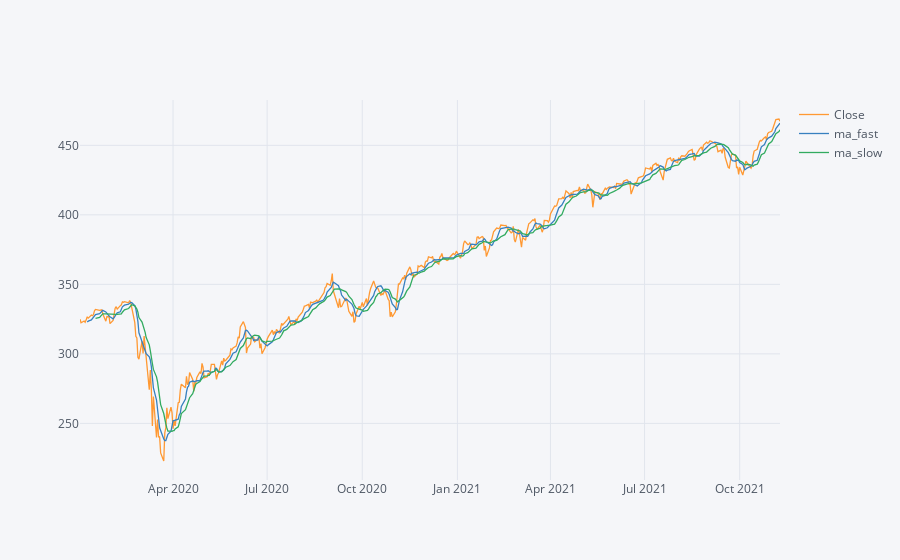

The notebook cell saved with this chart:
### Code cell
fast_trend = df.Open.rolling(window=short_trend_days).mean()
slow_trend = df.Open.rolling(window=long_trend_days).mean()

df['ma_fast'] = fast_trend
df['ma_slow'] = slow_trend
df[['Close','ma_fast','ma_slow']].iplot()

### Figure 1 — Plotly figure (JSON) as saved in the notebook; plotly's stock layout.template omitted (floating-point values rounded to 4 significant figures; data arrays with more than 128 entries replaced by an {"elided": "..."} marker saying what was removed)
{"data": [{"line": {"color": "rgba(255, 153, 51, 1.0)", "dash": "solid", "shape": "linear", "width": 1.3}, "mode": "lines", "name": "Close", "text": "", "type": "scatter", "x": {"elided": "469 str values"}, "y": {"elided": "469 float values"}}, {"line": {"color": "rgba(55, 128, 191, 1.0)", "dash": "solid", "shape": "linear", "width": 1.3}, "mode": "lines", "name": "ma_fast", "text": "", "type": "scatter", "x": {"elided": "469 str values"}, "y": {"elided": "469 mixed values"}}, {"line": {"color": "rgba(50, 171, 96, 1.0)", "dash": "solid", "shape": "linear", "width": 1.3}, "mode": "lines", "name": "ma_slow", "text": "", "type": "scatter", "x": {"elided": "469 str values"}, "y": {"elided": "469 mixed values"}}], "layout": {"autosize": true, "legend": {"bgcolor": "#F5F6F9", "font": {"color": "#4D5663"}}, "paper_bgcolor": "#F5F6F9", "plot_bgcolor": "#F5F6F9", "title": {"font": {"color": "#4D5663"}}, "xaxis": {"autorange": true, "gridcolor": "#E1E5ED", "range": ["2020-01-02", "2021-11-09"], "showgrid": true, "tickfont": {"color": "#4D5663"}, "title": {"font": {"color": "#4D5663"}, "text": ""}, "type": "date", "zerolinecolor": "#E1E5ED"}, "yaxis": {"autorange": true, "gridcolor": "#E1E5ED", "range": [209.3, 482.6], "showgrid": true, "tickfont": {"color": "#4D5663"}, "title": {"font": {"color": "#4D5663"}, "text": ""}, "type": "linear", "zerolinecolor": "#E1E5ED"}}}
